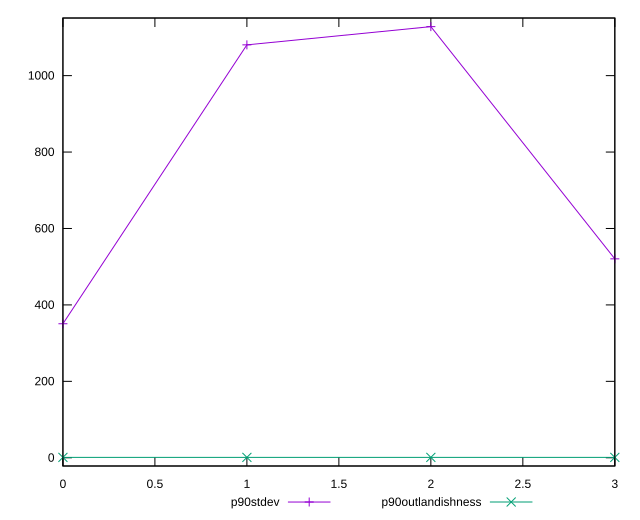

This chart was generated by the following gnuplot code:
reset

$p90Stdev <<EOF
0 350.7090043285254
1 1080.5384393702345
2 1128.2273628947617
3 520.5687721811231
EOF

$p90Outlandishness <<EOF
0 0.9975971823704581
1 1.0176905002105792
2 1.0072588142148071
3 1.0163929746618334
EOF

set key outside below
set xrange [0:3]
set yrange [-21.546998131877363:1150.7719582090094]
set trange [-21.546998131877363:1150.7719582090094]
set terminal svg size 640, 520 enhanced background rgb 'white'
set output "reports/report_00027_2021-02-24T12-40-31.850Z/mainthread-work-breakdown/progression/stddev.svg"

plot $p90Stdev title "p90stdev" with linespoints, \
     $p90Outlandishness title "p90outlandishness" with linespoints

reset
